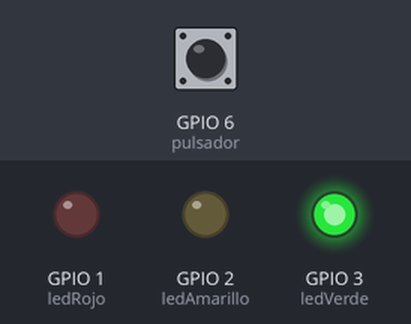
A sketch run on a simulated ESP32-S3. Parts: output pins drawn as LEDs (lit = HIGH). Dashed ring = blinking. Inputs (shaded band) come from the test bench; at power-on: GPIO 6 (pulsador) HIGH.

Above: at 1.2 s.
1.3 s: GPIO 6 (pulsador) pulled LOW for 0.15 s
At 1.5 s:
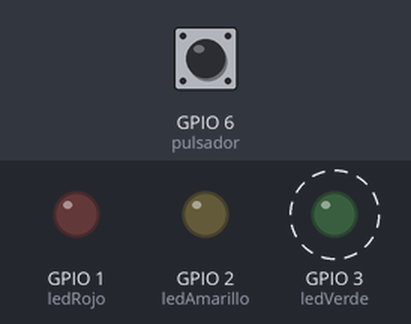
At 4.1 s:
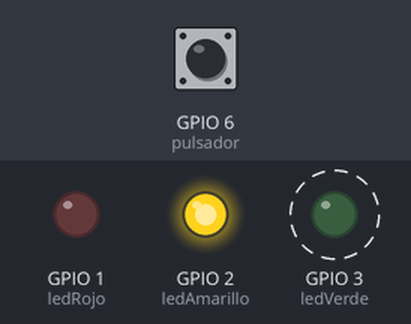
4.4 s: GPIO 6 (pulsador) pulled LOW for 3.2 s
At 4.4 s:
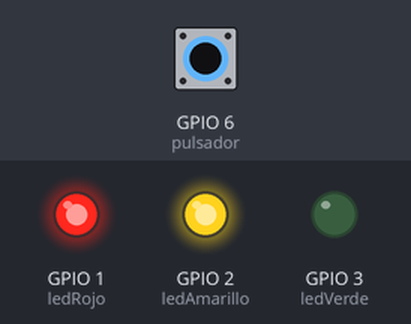
Timing chart, 0 to 12.4 s (numbered marks = the images above; inputs shaded):
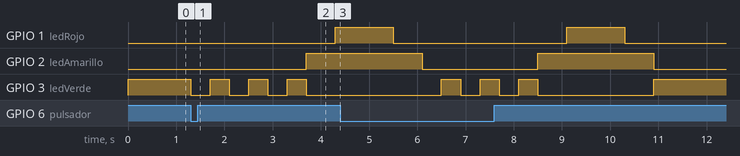

The sketch:

ESP_32_Semaforo.ino
```cpp
const int ledRojo = 1;
const int ledVerde = 3;
const int ledAmarillo = 2;
const int pulsador = 6;
void setup () {
  pinMode (ledRojo, OUTPUT);
  pinMode (ledAmarillo, OUTPUT);
  pinMode (ledVerde, OUTPUT);
  pinMode (pulsador, INPUT);
}
void loop(){
  boolean estado = digitalRead(pulsador);
  if(estado == LOW){
    digitalWrite(ledVerde, LOW);
    delay(400);
    digitalWrite(ledVerde, HIGH);
    delay(400);
    digitalWrite(ledVerde, LOW);
    delay(400);
    digitalWrite(ledVerde, HIGH);
    delay(400);
    digitalWrite(ledVerde, LOW);
    delay(400);
    digitalWrite(ledVerde, HIGH);
    delay(400);
    digitalWrite(ledVerde, LOW);
    digitalWrite(ledAmarillo, HIGH);
    delay(600);
    digitalWrite(ledRojo, HIGH);
    delay(1200);
    digitalWrite(ledRojo, LOW);
    digitalWrite(ledAmarillo, HIGH);
    delay(600);
    digitalWrite(ledAmarillo, LOW);
    digitalWrite(ledVerde, HIGH);
}else {
    digitalWrite(ledVerde, HIGH);
  }
}
```

Measured:
- after the input at 1.3 s, GPIO 1 (ledRojo): LOW → HIGH after 3.0 s; GPIO 2 (ledAmarillo): LOW → HIGH after 2.4 s; GPIO 3 (ledVerde): alternates HIGH for 0.40 s and LOW for 0.40 s, starting at once
